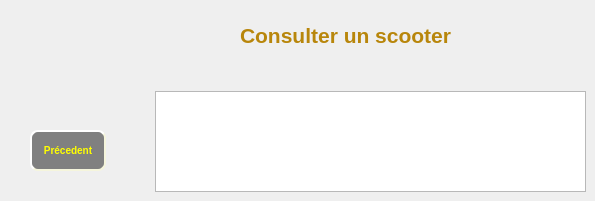
    <widget class="QWidget" name="page_12">
     <widget class="QPushButton" name="pushButton_precedent_8">
      <property name="geometry">
       <rect>
        <x>30</x>
        <y>130</y>
        <width>76</width>
        <height>41</height>
       </rect>
      </property>
      <property name="styleSheet">
       <string notr="true">QPushButton#pushButton_precedent_8{
background-color: grey;
    border-style: outset;
    border-width: 2px;
    border-radius: 8px;
    border-color: beige;
    font:  bold 10px;
    color:yellow;
    min-width: 5em;
    padding: 6px;
}
#pushButton_precedent_8:hover {
    background-color:rgb(222, 184, 135);
    border-style: outset;
    border-width: 2px;
    border-radius: 8px;
    border-color: beige;
    font:  bold 10px;
    color:yellow;
    min-width: 5em;
    padding: 6px;
}

#pushButton_precedent_8:pressed{
background-color: grey;
    border-style: outset;
    border-width: 2px;
    border-radius: 8px;
    border-color: beige;
    font:  bold 10px;
    color:yellow;
    min-width: 5em;
    padding: 6px;}</string>
      </property>
      <property name="text">
       <string>Précedent</string>
      </property>
     </widget>
     <widget class="QLabel" name="label_10">
      <property name="geometry">
       <rect>
        <x>210</x>
        <y>20</y>
        <width>271</width>
        <height>31</height>
       </rect>
      </property>
      <property name="styleSheet">
       <string notr="true">font: 75 italic 55pt &quot;Montserrat&quot;;</string>
      </property>
      <property name="text">
       <string>&lt;html&gt;&lt;head/&gt;&lt;body&gt;&lt;p align=&quot;center&quot;&gt;&lt;span style=&quot; font-size:16pt; font-weight:600; color:#b8860b;&quot;&gt;Consulter un scooter&lt;/span&gt;&lt;/p&gt;&lt;/body&gt;&lt;/html&gt;</string>
      </property>
     </widget>
     <widget class="QLabel" name="label_pic_12">
      <property name="geometry">
       <rect>
        <x>30</x>
        <y>30</y>
        <width>81</width>
        <height>81</height>
       </rect>
      </property>
      <property name="text">
       <string/>
      </property>
     </widget>
     <widget class="QTableView" name="tableView_3">
      <property name="geometry">
       <rect>
        <x>155</x>
        <y>91</y>
        <width>431</width>
        <height>101</height>
       </rect>
      </property>
      <property name="styleSheet">
       <string notr="true">background: rgb(173, 255, 47);
alternate-background-color: rgb(220, 220, 220);
show-decoration-selected: 1;

QtabtleView::item:selected {
    border: 1px solid #6a6ea9;
}
</string>
      </property>
      <attribute name="horizontalHeaderDefaultSectionSize">
       <number>150</number>
      </attribute>
     </widget>
    </widget>
